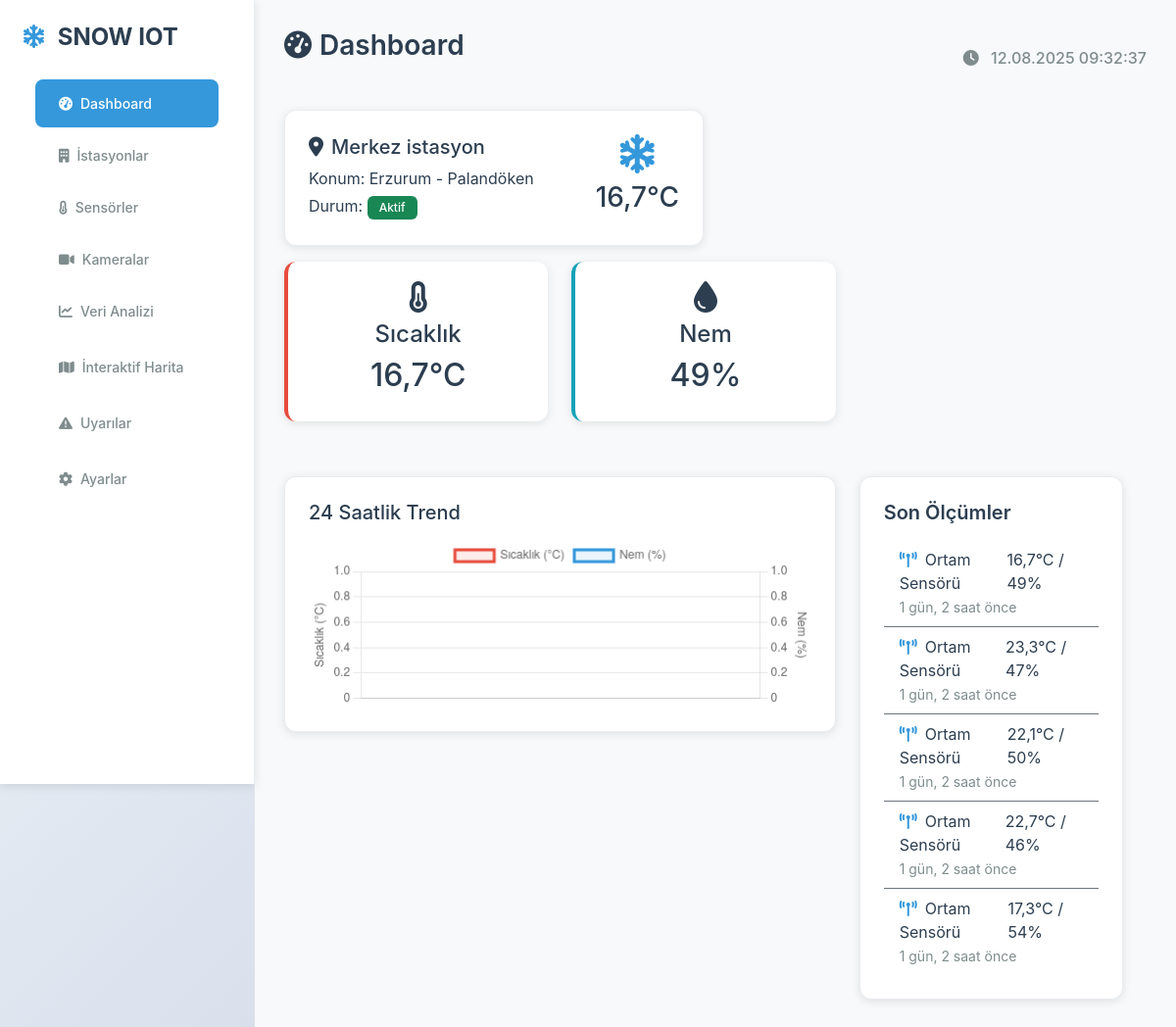
The page /dashboard/ (signed in) on the database its author committed.
### core/models.py (models this page shows, shortened)
class Device(models.Model):
    user = models.OneToOneField(User, on_delete=models.CASCADE, verbose_name="Cihaz Sahibi")
    id = models.UUIDField(primary_key=True, default=uuid.uuid4, editable=False)
    name = models.CharField(max_length=100, unique=True, verbose_name="Cihaz Adı")
    location = models.CharField(max_length=200, blank=True, verbose_name="Konum")
    latitude = models.FloatField(null=True, blank=True, verbose_name="Enlem")
    longitude = models.FloatField(null=True, blank=True, verbose_name="Boylam")
    is_active = models.BooleanField(default=True, verbose_name="Aktif mi?")
    last_seen = models.DateTimeField(null=True, blank=True, verbose_name="Son Görülme")
    health_status = models.JSONField(null=True, blank=True, default=dict, verbose_name="Sağlık Durumu")
    created_at = models.DateTimeField(auto_now_add=True)
    updated_at = models.DateTimeField(auto_now=True)
    class Meta:
        verbose_name = "Cihaz"
        verbose_name_plural = "Cihazlar"

class SensorReading(models.Model):
    sensor = models.ForeignKey(Sensor, on_delete=models.CASCADE, related_name='readings', verbose_name="Sensör")
    value = models.JSONField(verbose_name="Ölçüm Değeri")
    timestamp = models.DateTimeField(auto_now_add=True, db_index=True, verbose_name="Zaman Damgası")
    class Meta:
        verbose_name = "Sensör Okuması"
        verbose_name_plural = "Sensör Okumaları"
        ordering = ['-timestamp'] # Okumaları en yeniden en eskiye sırala

class Sensor(models.Model):
    INTERFACE_CHOICES = [('serial', 'Seri Port'), ('i2c', 'I2C'), ('virtual', 'Sanal')]
    PARSER_TYPE_CHOICES = [('regex', 'Regex'), ('binary', 'Binary Format'), ('simple', 'Basit (Değerin kendisi)')]
    device = models.ForeignKey(Device, on_delete=models.CASCADE, related_name='sensors', verbose_name="Bağlı Olduğu Cihaz")
    name = models.CharField(max_length=100, verbose_name="Sensör Adı")
    is_active = models.BooleanField(default=True, verbose_name="Aktif mi?")
    interface = models.CharField(
        max_length=20,
        choices=INTERFACE_CHOICES,
        verbose_name="Arayüz Tipi",
        blank=True # Artık bu alan boş olabilir
    )
    config = models.JSONField(default=dict, blank=True, verbose_name="Arayüz Yapılandırması (JSON)")
    parser_type = models.CharField(
        max_length=20,
        choices=PARSER_TYPE_CHOICES,
        verbose_name="Veri Ayrıştırıcı Tipi",
        blank=True # Artık bu alan boş olabilir
    )
    parser_config = models.JSONField(default=dict, blank=True, verbose_name="Ayrıştırıcı Yapılandırması (JSON)")
    read_interval = models.PositiveIntegerField(default=60, verbose_name="Okuma Sıklığı (Saniye)")
    class Meta:
        verbose_name = "Sensör"
        verbose_name_plural = "Sensörler"
        unique_together = ('device', 'name')

### core/views.py (the view)
# urls.py: path('dashboard/', DashboardView.as_view(), name='dashboard'),
class DashboardView(LoginRequiredMixin, View):
    login_url = '/admin/login/'
    def get(self, request):
        try: device = request.user.device
        except: return render(request, 'dashboard.html', {'error': 'Cihaz bulunamadı.'})
        last_reading = SensorReading.objects.filter(sensor__device=device).order_by('-timestamp').first()
        recent_readings = SensorReading.objects.filter(sensor__device=device).order_by('-timestamp')[:5]
        time_threshold = timezone.now() - timedelta(hours=24)
        readings_for_chart = SensorReading.objects.filter(sensor__device=device, timestamp__gte=time_threshold).order_by('timestamp')
        chart_labels = [r.timestamp.strftime('%H:%M') for r in readings_for_chart]
        chart_temp_data = [r.value.get('temperature') for r in readings_for_chart if r.value and 'temperature' in r.value]
        chart_hum_data = [r.value.get('humidity') for r in readings_for_chart if r.value and 'humidity' in r.value]
        context = {
            'device': device, 'last_reading': last_reading, 'recent_readings': recent_readings,
            'chart_labels': json.dumps(chart_labels), 'chart_temp_data': json.dumps(chart_temp_data),
            'chart_hum_data': json.dumps(chart_hum_data),
        }
        return render(request, 'dashboard.html', context)

### templates/dashboard.html (shortened to what this page needs)
{% extends 'base.html' %}
{% load static %}
{% block content %}
<div id="dashboard" class="page-content active">
    <div class="d-flex justify-content-between align-items-center mb-4">
        <h2 class="page-title">
            <i class="fas fa-tachometer-alt me-2"></i>Dashboard
        </h2>
        <div style="color: var(--text-light); font-weight: 500;">
            <i class="fas fa-clock me-2"></i>
            <span id="currentTime"></span>
        </div>
    </div>
    {% if error %}
        <div class="alert alert-warning">{{ error }} Lütfen admin panelinden bir cihaz atayın.</div>
    {% elif device %}
        <div class="row mb-4">
            <div class="col-md-6 mb-3">
                <div class="station-card">
                    <div class="d-flex justify-content-between align-items-center">
                        <div>
                            <h5><i class="fas fa-map-marker-alt me-2"></i>{{ device.name }}</h5>
                            <p class="mb-1">Konum: {{ device.location|default:"Belirtilmemiş" }}</p>
                            <p class="mb-0">Durum:
                                {% if device.is_active %}
                                    <span class="badge bg-success">Aktif</span>
                                {% else %}
                                    <span class="badge bg-danger">Pasif</span>
                                {% endif %}
                            </p>
                        </div>
                        <div class="text-center">
                            <i class="fas fa-snowflake weather-icon"></i>
                            <h3>{{ last_reading.value.temperature|floatformat:1 }}°C</h3>
                        </div>
                    </div>
                </div>
        </div>
        {% if last_reading %}
        <div class="row mb-4">
            <div class="col-md-4 mb-3">
                <div class="sensor-card temperature">
                    <div class="text-center">
                        <i class="fas fa-thermometer-half fa-2x mb-2"></i>
                        <h4>Sıcaklık</h4>
                        <h2>{{ last_reading.value.temperature|floatformat:1 }}°C</h2>
                    </div>
                </div>
            </div>
            <div class="col-md-4 mb-3">
                <div class="sensor-card humidity">
                    <div class="text-center">
                        <i class="fas fa-tint fa-2x mb-2"></i>
                        <h4>Nem</h4>
                        <h2>{{ last_reading.value.humidity|floatformat:0 }}%</h2>
                    </div>
                </div>
            </div>
        </div>
        {% endif %}
        <div class="row">
            <div class="col-md-8">
                <div class="chart-container">
                    <h5 class="mb-3">24 Saatlik Trend</h5>
                    <canvas id="trendChart" height="100"></canvas>
                </div>
            </div>
            <div class="col-md-4">
                <div class="glass-card">
                    <h5 style="color: var(--dark-color); font-weight: 600;" class="mb-3">Son Ölçümler</h5>
                    <div class="list-group list-group-flush">
                        {% for reading in recent_readings %}
                            <div class="list-group-item bg-transparent border-secondary" style="color: var(--dark-color);">
                                <div class="d-flex justify-content-between">
                                    <span>
                                        <i class="fas fa-broadcast-tower me-2"></i>{{ reading.sensor.name }}
                                    </span>
                                    <span>
                                        {{ reading.value.temperature|floatformat:1 }}°C / {{ reading.value.humidity|floatformat:0 }}%
                                    </span>
                                </div>
                                <small style="color: var(--text-light);">{{ reading.timestamp|timesince }} önce</small>
                            </div>
                        {% empty %}
                            <p class="text-muted">Henüz ölçüm verisi yok.</p>
                        {% endfor %}
                    </div>
                </div>
            </div>
        </div>
    {% endif %}
</div>
{% endblock content %}
{% block extra_js %}
<script>
    // Zaman güncelleme
    function updateTime() {
        const now = new Date();
        document.getElementById('currentTime').textContent = now.toLocaleString('tr-TR');
    }
    setInterval(updateTime, 1000);
    updateTime();
    // Grafik oluşturma (Dinamik veri ile)
    document.addEventListener('DOMContentLoaded', function() {
        // Django context'inden gelen JSON verilerini JavaScript değişkenlerine ata
        // 'safe' filtresi, JSON string'inin HTML içinde güvenli bir şekilde render edilmesini sağlar.
        const chartLabels = JSON.parse('{{ chart_labels|safe }}');
        const tempData = JSON.parse('{{ chart_temp_data|safe }}');
        const humData = JSON.parse('{{ chart_hum_data|safe }}');
        const ctx = document.getElementById('trendChart');
        if (ctx) {
            new Chart(ctx.getContext('2d'), {
                type: 'line',
                data: {
                    labels: chartLabels,
                    datasets: [{
                        label: 'Sıcaklık (°C)',
                        data: tempData,
                        borderColor: 'rgb(231, 76, 60)',
                        backgroundColor: 'rgba(231, 76, 60, 0.1)',
                        yAxisID: 'y',
                        tension: 0.4,
                        fill: true,
                    }, {
                        label: 'Nem (%)',
                        data: humData,
                        borderColor: 'rgb(52, 152, 219)',
                        backgroundColor: 'rgba(52, 152, 219, 0.1)',
                        yAxisID: 'y1',
                        tension: 0.4,
                        fill: true,
                    }]
                },
                options: {
                    responsive: true,
                    scales: {
                        y: {
                            type: 'linear',
                            display: true,
                            position: 'left',
                            title: { display: true, text: 'Sıcaklık (°C)' }
                        },
                        y1: {
                            type: 'linear',
                            display: true,
                            position: 'right',
                            title: { display: true, text: 'Nem (%)' },
                            grid: { drawOnChartArea: false }
                        }
                    }
                }
            });
        }
    });
</script>
{% endblock extra_js %}

### templates/base.html (shortened to what this page needs)
{% load static %}
<!DOCTYPE html>
<html lang="tr">
<head>
    <link href="https://cdn.jsdelivr.net/npm/bootstrap@5.3.0/dist/css/bootstrap.min.css" rel="stylesheet">
    <link href="https://cdnjs.cloudflare.com/ajax/libs/font-awesome/6.4.0/css/all.min.css" rel="stylesheet">
    <link rel="stylesheet" href="https://unpkg.com/leaflet@1.9.4/dist/leaflet.css" />
    <link href="https://cdn.jsdelivr.net/npm/select2@4.1.0-rc.0/dist/css/select2.min.css" rel="stylesheet" />
    <link rel="stylesheet" href="https://cdn.jsdelivr.net/npm/select2-bootstrap-5-theme@1.3.0/dist/select2-bootstrap-5-theme.min.css" />
    <link rel="stylesheet" href="{% static 'css/main.css' %}">
</head>
<body>
    {% include 'partials/_sidebar.html' %}
    <div class="main-content">
        {% block content %}{% endblock content %}
    </div>
    {% block extra_js %}{% endblock extra_js %}
</body>
</html>

### templates/partials/_sidebar.html
<nav class="sidebar">
    <div class="p-4">
        <h4 class="mb-4" style="color: var(--primary-color); font-weight: 700;">
            <i class="fas fa-snowflake me-2" style="color: var(--accent-color);"></i>
            SNOW IOT
        </h4>
        <ul class="nav flex-column">
            <li class="nav-item">
                <a class="nav-link {% if request.resolver_match.url_name == 'dashboard' %}active{% endif %}" href="{% url 'dashboard' %}">
                    <i class="fas fa-tachometer-alt me-2"></i>Dashboard
                </a>
                <a class="nav-link {% if request.resolver_match.url_name == 'stations' %}active{% endif %}" href="{% url 'stations' %}">
                    <i class="fas fa-building me-2"></i>İstasyonlar
                </a>
                <a class="nav-link {% if request.resolver_match.url_name == 'sensors' %}active{% endif %}" href="{% url 'sensors' %}">
                    <i class="fas fa-thermometer-half me-2"></i>Sensörler
                </a>
                <a class="nav-link {% if request.resolver_match.url_name == 'cameras' %}active{% endif %}" href="{% url 'cameras' %}">
                    <i class="fas fa-video me-2"></i>Kameralar
                </a>
                <a class="nav-link {% if request.resolver_match.url_name == 'analytics' %}active{% endif %}" href="{% url 'analytics' %}">
                    <i class="fas fa-chart-line me-2"></i>Veri Analizi
                </a>
            </li>
            <li class="nav-item">
                <a class="nav-link {% if request.resolver_match.url_name == 'map' %}active{% endif %}" href="{% url 'map' %}">
                    <i class="fas fa-map me-2"></i>İnteraktif Harita
                </a>
            </li>
            <li class="nav-item">
                <a class="nav-link {% if request.resolver_match.url_name == 'alerts' %}active{% endif %}" href="{% url 'alerts' %}">
                    <i class="fas fa-exclamation-triangle me-2"></i>Uyarılar
                </a>
            </li>
            <li class="nav-item">
                <a class="nav-link {% if request.resolver_match.url_name == 'settings' %}active{% endif %}" href="{% url 'settings' %}">
                    <i class="fas fa-cog me-2"></i>Ayarlar
                </a>
            </li>
        </ul>
    </div>
</nav>

### rows shown on the page
Device: name "Merkez istasyon", location "Erzurum - Palandöken"
SensorReading: value.temperature "16,7", value.humidity "49", sensor.name "Ortam Sensörü", timestamp "1 gün, 2 saat"
SensorReading: sensor.name "Ortam Sensörü", value.temperature "23,3", value.humidity "47", timestamp "1 gün, 2 saat"
SensorReading: sensor.name "Ortam Sensörü", value.temperature "22,1", value.humidity "50", timestamp "1 gün, 2 saat"
SensorReading: sensor.name "Ortam Sensörü", value.temperature "22,7", value.humidity "46", timestamp "1 gün, 2 saat"
SensorReading: sensor.name "Ortam Sensörü", value.temperature "17,3", value.humidity "54", timestamp "1 gün, 2 saat"
